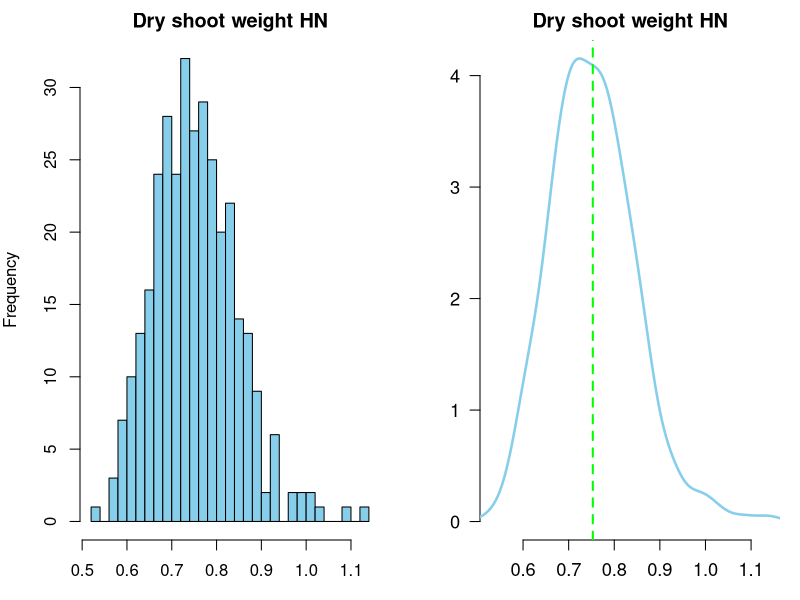

The R source for this figure:
## ---- chunk 1
knitr::opts_chunk$set(echo = TRUE) 
knitr::opts_knit$set(root.dir=normalizePath('..//')) 
## ---- chunk 2
library(data.table)
d=fread("output/blup_HN_dry.txt",head=T,data.table=F)
#d=fread("output/blup_HN_fresh.txt",head=T,data.table=F)
#d=fread("output/blup_HN_leaf.txt",head=T,data.table=F)
#d=fread("output/blup_HN_PH.txt",head=T,data.table=F)


#d=fread("output/blup_LN_dry.txt",head=T,data.table=F)
#d=fread("output/blup_LN_fresh.txt",head=T,data.table=F)
#d=fread("output/blup_LN_leaf.txt",head=T,data.table=F)
#d=fread("output/blup_LN_PH.txt",head=T,data.table=F)
## ---- chunk 3
png("graphs/Dry_weight_HN.png", width=785, height=600) # Set the file name and dimensions in pixels
cols=colours()[c(136,257,91)]
cols=adjustcolor(cols,alpha.f = 0.6)
par(mar=c(3,4,2,1),mfrow=c(1,2))
#creating Histogram
hist(d[,2],breaks = 30,xlab="g",main="Dry shoot weight HN",col="skyblue")
#creating density plot
va=na.omit(d[,2])
plot(0,0,xlab="",ylab="",xlim=range(va),ylim=range(density(va)$y),
     axes=F,pch=16,col="white",main="Dry shoot weight HN",cex.lab=1)

axis(1,cex.axis=1.1)
axis(2,cex.axis=1.1,las=1)
lines(density(va),lty=1,col="skyblue",lwd=2.5)
m=mean(va)
abline(v=m,col="green",lty=2,lwd=2)
dev.off() # Closes the plotting device and saves the file
